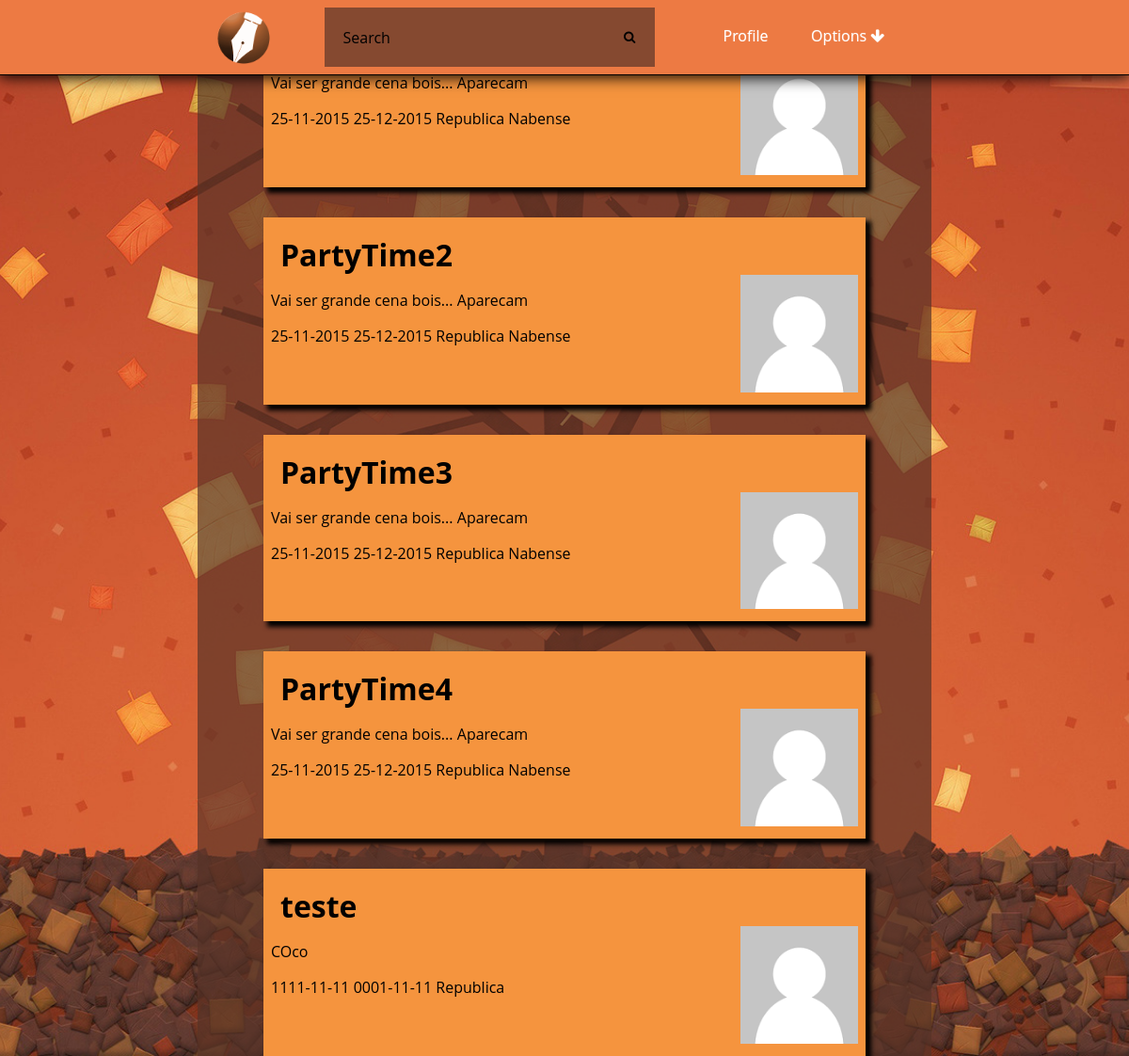
Screenshot of / (signed in) with the database file from the repository.
### tables this page shows
CREATE TABLE Event(
	idEvent INTEGER PRIMARY KEY,
	nameEvent TEXT NOT NULL,
	creationDate DATE NOT NULL,
	endDate DATE NOT NULL,
	local TEXT NOT NULL,
	public BOOLEAN,
	type TEXT,
	description TEXT,
	hour TEXT,
	idPhoto INTEGER REFERENCES Photo(idPhoto),
	idOwner INTEGER REFERENCES User(idUser)
);

### databaseConnection.php (called while the page is built, shortened)
<?php
function getMyEvents(){
    $db = new PDO('sqlite:event.db');
    $stmt=$db->prepare("SELECT Event.* FROM UserEvent,Event WHERE idUser=:userId AND Event.idEvent=UserEvent.idEvent");
    $stmt->bindParam(':userId',$_SESSION["userId"],PDO::PARAM_INT);
	$stmt->execute();
	$result = $stmt->fetchAll();
    return $result;
}
?>

### index.php (the view)
<?php
	require_once('header.php');
    $results = getMyEvents();
	foreach($results as $result) { ?>
		<div class="card"  id="event<?php echo $result["idEvent"]?>"  >
			<h1><?php echo $result['nameEvent'] ?></h1>
			<div class="desc">
				<div class="descText">
					<p><?php echo $result['description'] ?></p>
					<p><?php echo $result['creationDate']." ".$result['endDate']." ".$result['local'] ?></p>
				</div>
				<div class="imgContainer">
					<img src="static/user/userDefault.png"/>
				</div>
			</div>
		</div>
	<?php }
	require_once('footer.php');
	?>

### header.php (shortened to what this page needs)
<?php
	include_once 'databaseConnection.php';
?>
<!DOCTYPE html>
<html>
<head>
	<link rel="stylesheet" href="http://cdnjs.cloudflare.com/ajax/libs/font-awesome/4.4.0/css/font-awesome.min.css">
	<link rel="stylesheet" type="text/css" href="css/eventManager.css">
	<link rel="stylesheet" type="text/css" href="css/sweetalert.css">
</head>
<body>
	<div id="hmenu">
		<div id="containerNavBar">
			<ul class="nav">
				<a href="index.php"><img id="logo" src="static/website/logo.png"></img>
				</a>
				<li id="search">
					<form action="" method="get">
						<input type="text" name="search_text" id="search_text" placeholder="Search" />
						<button type="submit" name="search_button" id="search_button"><i class="fa fa-search"></i></button>
					</form>
				</li>
				<li id="options">
					<a href="#">Options  <i class="fa fa-arrow-down"></i></a>
				</li>
				<li id="profile">
					<a href="profile.php">Profile</a>
				</li>
			</ul>
		</div>
	</div>

### css/eventManager.css (style rules this page uses)
html { background-image: url('\../static/website/background.jpg'); background-attachment: fixed; background-position:center center; background-size:cover; display: block; box-sizing: border-box; height: 100%; }
body { width: 65%; margin:0 auto; background-color: rgba(88, 52, 40, 0.69); background-size: contain; background-attachment: fixed; box-sizing: border-box; display: block; height: 100%; }
div#hmenu { margin: auto auto; height: 5em; background: #ED7A43; width: 100%; text-align: center; position: fixed; top:0; left:0; border-bottom:1px solid; box-shadow: 0 1px 15px 1px; box-sizing: border-box; }
.card,.cardEvent { background-color: #F5943E; width: 80%; margin: 0 auto; margin-bottom: 2em; box-shadow: 5px 5px 5px 1px; padding: 0.5em; font-family: 'Open Sans', sans-serif; }
.card h1,.cardEvent h1 { margin:0px; padding:10px; padding-bottom:0px; display: table-cell; width: 80%; }
.card .descText,.cardEvent .descText { margin: 0 auto; height: 100%; display: inline-block; padding: 0px; border: 0px; width: 80%; box-sizing: border-box; padding-right: 1em; text-align: justify; float: left; }
.card .imgContainer,.cardEvent .imgContainer { display: inline-block;border: 0;vertical-align: middle;width: 20%;margin: auto;padding: 0; }
.desc { display: block; width: 100%; height: 100%; margin: 0 auto; }
.imgContainer img { width: 100%; height: auto; }
img#logo { height: 80%;width: auto;float: left;margin-left: 1em;border-radius: 50%;margin-right: 1em; }
div#containerNavBar { display: inline-block; width: 65%; height: 100%; margin: auto; }
.nav { height: 100%; width: 100%; display: inline-block; margin: 0.5em auto; padding: 0; }
.nav li { float: left; list-style-type: none; position: relative; margin: auto 1%; display: inline-block; }
.nav li a { font-size: 16px; color: white; display: block; line-height: 60px; padding: 0 26px; text-decoration: none; font-family: 'Open Sans', sans-serif; text-shadow: 0 0 1px rgba(255, 255, 255, 0.5); }
li#search { width: 45%; height: 80%; margin-left: 5%; }
#search_text { width: 85%; padding: 10px 0 10px 20px; font-size: 16px; font-family: 'Open Sans', sans-serif; border: 0 none; height: 100%; margin-right: 0; color: white; outline: none; background: rgba(88, 52, 40, 0.69); float: left; box-sizing: border-box; transition: all 0.15s; }
#search_button { border: 0 none; background: rgba(88, 52, 40, 0.69) url(search.png) center no-repeat; width: 15%; float: left; padding: 0; text-align: center; height: 100%; cursor: pointer; }
#options a { border-left: 0 none; }
#options>a { background-image: url(triangle.png); background-position: 85% center; background-repeat: no-repeat; padding-right: 42px; }
li#profile { width: 10%; float: right; }
li#options { float:right; }
#search form { width: 100%; height: 100%; margin: 0 auto; display: inline-block; }

### rows the page displays
event: description "Vai ser grande cena bois... Aparecam", creationDate "25-11-2015", endDate "25-12-2015", local "Republica Nabense"
event: nameEvent "PartyTime2", description "Vai ser grande cena bois... Aparecam", creationDate "25-11-2015", endDate "25-12-2015", local "Republica Nabense"
event: nameEvent "PartyTime3", description "Vai ser grande cena bois... Aparecam", creationDate "25-11-2015", endDate "25-12-2015", local "Republica Nabense"
event: nameEvent "PartyTime4", description "Vai ser grande cena bois... Aparecam", creationDate "25-11-2015", endDate "25-12-2015", local "Republica Nabense"
event: nameEvent "teste", description "COco", creationDate "1111-11-11", endDate "0001-11-11", local "Republica"
